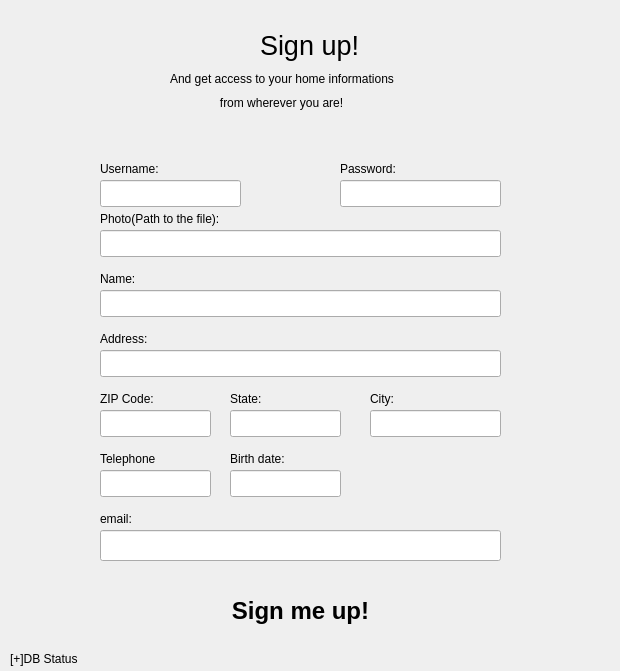
<?xml version="1.0" encoding="UTF-8"?>
<ui version="4.0">
 <class>SubsDialog</class>
 <widget class="QDialog" name="SubsDialog">
  <property name="geometry">
   <rect>
    <x>0</x>
    <y>0</y>
    <width>620</width>
    <height>671</height>
   </rect>
  </property>
  <property name="windowTitle">
   <string>Dialog</string>
  </property>
  <widget class="QLabel" name="label_header">
   <property name="geometry">
    <rect>
     <x>260</x>
     <y>20</y>
     <width>101</width>
     <height>51</height>
    </rect>
   </property>
   <property name="font">
    <font>
     <pointsize>20</pointsize>
    </font>
   </property>
   <property name="text">
    <string>Sign up!</string>
   </property>
  </widget>
  <widget class="QLineEdit" name="lineEdit_name">
   <property name="geometry">
    <rect>
     <x>100</x>
     <y>290</y>
     <width>401</width>
     <height>27</height>
    </rect>
   </property>
  </widget>
  <widget class="QLabel" name="label_4">
   <property name="geometry">
    <rect>
     <x>100</x>
     <y>270</y>
     <width>67</width>
     <height>17</height>
    </rect>
   </property>
   <property name="text">
    <string>Name:</string>
   </property>
  </widget>
  <widget class="QLabel" name="label_5">
   <property name="geometry">
    <rect>
     <x>100</x>
     <y>330</y>
     <width>67</width>
     <height>17</height>
    </rect>
   </property>
   <property name="text">
    <string>Address:</string>
   </property>
  </widget>
  <widget class="QLineEdit" name="lineEdit_address">
   <property name="geometry">
    <rect>
     <x>100</x>
     <y>350</y>
     <width>401</width>
     <height>27</height>
    </rect>
   </property>
  </widget>
  <widget class="QLabel" name="label_6">
   <property name="geometry">
    <rect>
     <x>100</x>
     <y>390</y>
     <width>67</width>
     <height>17</height>
    </rect>
   </property>
   <property name="text">
    <string>ZIP Code:</string>
   </property>
  </widget>
  <widget class="QLineEdit" name="lineEdit_zip">
   <property name="geometry">
    <rect>
     <x>100</x>
     <y>410</y>
     <width>111</width>
     <height>27</height>
    </rect>
   </property>
  </widget>
  <widget class="QLabel" name="label_7">
   <property name="geometry">
    <rect>
     <x>100</x>
     <y>450</y>
     <width>81</width>
     <height>17</height>
    </rect>
   </property>
   <property name="text">
    <string>Telephone</string>
   </property>
  </widget>
  <widget class="QLineEdit" name="lineEdit_telephone">
   <property name="geometry">
    <rect>
     <x>100</x>
     <y>470</y>
     <width>111</width>
     <height>27</height>
    </rect>
   </property>
  </widget>
  <widget class="QLabel" name="label_8">
   <property name="geometry">
    <rect>
     <x>230</x>
     <y>450</y>
     <width>67</width>
     <height>17</height>
    </rect>
   </property>
   <property name="text">
    <string>Birth date:</string>
   </property>
  </widget>
  <widget class="QLineEdit" name="lineEdit_birthdate">
   <property name="geometry">
    <rect>
     <x>230</x>
     <y>470</y>
     <width>111</width>
     <height>27</height>
    </rect>
   </property>
   <property name="statusTip">
    <string/>
   </property>
  </widget>
  <widget class="QLabel" name="label_9">
   <property name="geometry">
    <rect>
     <x>100</x>
     <y>160</y>
     <width>81</width>
     <height>17</height>
    </rect>
   </property>
   <property name="text">
    <string>Username:</string>
   </property>
  </widget>
  <widget class="QLineEdit" name="lineEdit_username">
   <property name="geometry">
    <rect>
     <x>100</x>
     <y>180</y>
     <width>141</width>
     <height>27</height>
    </rect>
   </property>
   <property name="statusTip">
    <string/>
   </property>
  </widget>
  <widget class="QLabel" name="label_email">
   <property name="geometry">
    <rect>
     <x>100</x>
     <y>510</y>
     <width>67</width>
     <height>17</height>
    </rect>
   </property>
   <property name="text">
    <string>email:</string>
   </property>
  </widget>
  <widget class="QLineEdit" name="lineEdit_email">
   <property name="geometry">
    <rect>
     <x>100</x>
     <y>530</y>
     <width>401</width>
     <height>31</height>
    </rect>
   </property>
   <property name="statusTip">
    <string/>
   </property>
  </widget>
  <widget class="QLabel" name="label_11">
   <property name="geometry">
    <rect>
     <x>340</x>
     <y>160</y>
     <width>81</width>
     <height>17</height>
    </rect>
   </property>
   <property name="text">
    <string>Password:</string>
   </property>
  </widget>
  <widget class="QLineEdit" name="lineEdit_password">
   <property name="geometry">
    <rect>
     <x>340</x>
     <y>180</y>
     <width>161</width>
     <height>27</height>
    </rect>
   </property>
   <property name="statusTip">
    <string/>
   </property>
   <property name="echoMode">
    <enum>QLineEdit::PasswordEchoOnEdit</enum>
   </property>
  </widget>
  <widget class="QLabel" name="label_12">
   <property name="geometry">
    <rect>
     <x>230</x>
     <y>390</y>
     <width>67</width>
     <height>17</height>
    </rect>
   </property>
   <property name="text">
    <string>State:</string>
   </property>
  </widget>
  <widget class="QLineEdit" name="lineEdit_state">
   <property name="geometry">
    <rect>
     <x>230</x>
     <y>410</y>
     <width>111</width>
     <height>27</height>
    </rect>
   </property>
  </widget>
  <widget class="QLabel" name="label_13">
   <property name="geometry">
    <rect>
     <x>370</x>
     <y>390</y>
     <width>67</width>
     <height>17</height>
    </rect>
   </property>
   <property name="text">
    <string>City:</string>
   </property>
  </widget>
  <widget class="QLineEdit" name="lineEdit_city">
   <property name="geometry">
    <rect>
     <x>370</x>
     <y>410</y>
     <width>131</width>
     <height>27</height>
    </rect>
   </property>
  </widget>
  <widget class="QPushButton" name="pushButton_Signup">
   <property name="geometry">
    <rect>
     <x>220</x>
     <y>590</y>
     <width>161</width>
     <height>41</height>
    </rect>
   </property>
   <property name="font">
    <font>
     <pointsize>18</pointsize>
     <weight>75</weight>
     <bold>true</bold>
     <strikeout>false</strikeout>
     <kerning>true</kerning>
    </font>
   </property>
   <property name="text">
    <string>Sign me up!</string>
   </property>
   <property name="default">
    <bool>true</bool>
   </property>
   <property name="flat">
    <bool>true</bool>
   </property>
  </widget>
  <widget class="QWidget" name="layoutWidget">
   <property name="geometry">
    <rect>
     <x>170</x>
     <y>70</y>
     <width>289</width>
     <height>42</height>
    </rect>
   </property>
   <layout class="QVBoxLayout" name="verticalLayout">
    <item>
     <widget class="QLabel" name="label_2">
      <property name="acceptDrops">
       <bool>false</bool>
      </property>
      <property name="text">
       <string>And get access to your home informations</string>
      </property>
     </widget>
    </item>
    <item>
     <widget class="QLabel" name="label_3">
      <property name="text">
       <string>               from wherever you are!</string>
      </property>
     </widget>
    </item>
   </layout>
  </widget>
  <widget class="QLineEdit" name="lineEdit_photo">
   <property name="geometry">
    <rect>
     <x>100</x>
     <y>230</y>
     <width>401</width>
     <height>27</height>
    </rect>
   </property>
   <property name="text">
    <string/>
   </property>
  </widget>
  <widget class="QLabel" name="label_10">
   <property name="geometry">
    <rect>
     <x>100</x>
     <y>210</y>
     <width>161</width>
     <height>17</height>
    </rect>
   </property>
   <property name="text">
    <string>Photo(Path to the file):</string>
   </property>
  </widget>
  <widget class="QLabel" name="label_db_status">
   <property name="geometry">
    <rect>
     <x>10</x>
     <y>650</y>
     <width>241</width>
     <height>17</height>
    </rect>
   </property>
   <property name="text">
    <string>[+]DB Status</string>
   </property>
  </widget>
 </widget>
 <tabstops>
  <tabstop>lineEdit_username</tabstop>
  <tabstop>lineEdit_password</tabstop>
  <tabstop>lineEdit_photo</tabstop>
  <tabstop>lineEdit_name</tabstop>
  <tabstop>lineEdit_address</tabstop>
  <tabstop>lineEdit_zip</tabstop>
  <tabstop>lineEdit_state</tabstop>
  <tabstop>lineEdit_city</tabstop>
  <tabstop>lineEdit_telephone</tabstop>
  <tabstop>lineEdit_birthdate</tabstop>
  <tabstop>lineEdit_email</tabstop>
  <tabstop>pushButton_Signup</tabstop>
 </tabstops>
 <resources/>
 <connections/>
</ui>
